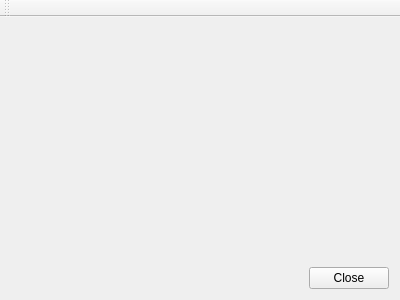
<?xml version="1.0" encoding="UTF-8"?>
<ui version="4.0">
 <class>MainWindow</class>
 <widget class="QMainWindow" name="MainWindow">
  <property name="geometry">
   <rect>
    <x>0</x>
    <y>0</y>
    <width>400</width>
    <height>300</height>
   </rect>
  </property>
  <property name="sizePolicy">
   <sizepolicy hsizetype="Minimum" vsizetype="Minimum">
    <horstretch>0</horstretch>
    <verstretch>0</verstretch>
   </sizepolicy>
  </property>
  <property name="minimumSize">
   <size>
    <width>400</width>
    <height>300</height>
   </size>
  </property>
  <property name="mouseTracking">
   <bool>false</bool>
  </property>
  <property name="focusPolicy">
   <enum>Qt::TabFocus</enum>
  </property>
  <property name="windowTitle">
   <string>MainWindow</string>
  </property>
  <widget class="QWidget" name="centralWidget">
   <layout class="QGridLayout" name="gridLayout">
    <item row="0" column="0" colspan="2">
     <widget class="GLWidget" name="widget" native="true">
      <property name="mouseTracking">
       <bool>true</bool>
      </property>
      <property name="focusPolicy">
       <enum>Qt::NoFocus</enum>
      </property>
     </widget>
    </item>
    <item row="1" column="0">
     <spacer name="horizontalSpacer">
      <property name="orientation">
       <enum>Qt::Horizontal</enum>
      </property>
      <property name="sizeHint" stdset="0">
       <size>
        <width>293</width>
        <height>20</height>
       </size>
      </property>
     </spacer>
    </item>
    <item row="1" column="1">
     <widget class="QPushButton" name="pushButton">
      <property name="sizePolicy">
       <sizepolicy hsizetype="Fixed" vsizetype="Fixed">
        <horstretch>0</horstretch>
        <verstretch>0</verstretch>
       </sizepolicy>
      </property>
      <property name="text">
       <string>Close</string>
      </property>
     </widget>
    </item>
   </layout>
   <zorder>pushButton</zorder>
   <zorder>widget</zorder>
  </widget>
  <widget class="QToolBar" name="mainToolBar">
   <attribute name="toolBarArea">
    <enum>TopToolBarArea</enum>
   </attribute>
   <attribute name="toolBarBreak">
    <bool>false</bool>
   </attribute>
  </widget>
 </widget>
 <layoutdefault spacing="6" margin="11"/>
 <customwidgets>
  <customwidget>
   <class>GLWidget</class>
   <extends>QWidget</extends>
   <header location="global">glwidget.h</header>
   <container>1</container>
  </customwidget>
 </customwidgets>
 <resources/>
 <connections>
  <connection>
   <sender>pushButton</sender>
   <signal>clicked()</signal>
   <receiver>MainWindow</receiver>
   <slot>close()</slot>
   <hints>
    <hint type="sourcelabel">
     <x>338</x>
     <y>278</y>
    </hint>
    <hint type="destinationlabel">
     <x>368</x>
     <y>19</y>
    </hint>
   </hints>
  </connection>
 </connections>
</ui>
